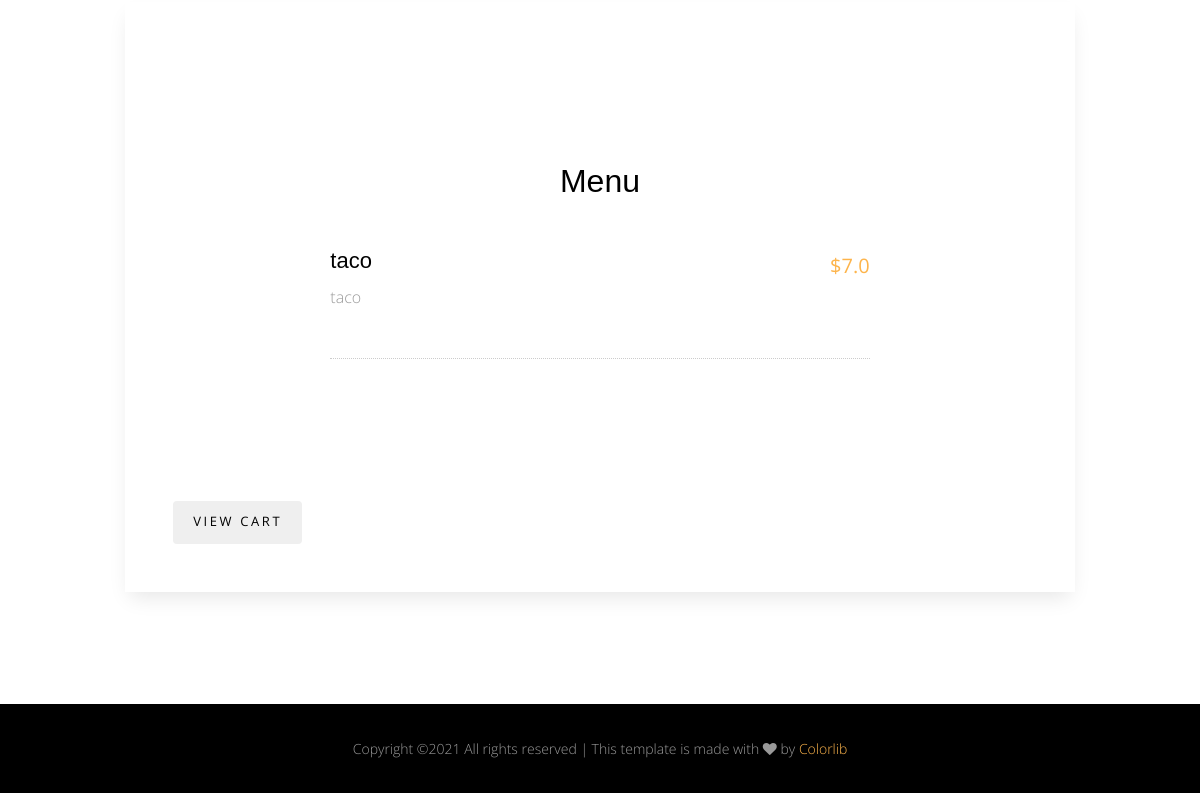
The app's page /website/restaurant/user/9/ (lower part), older data.
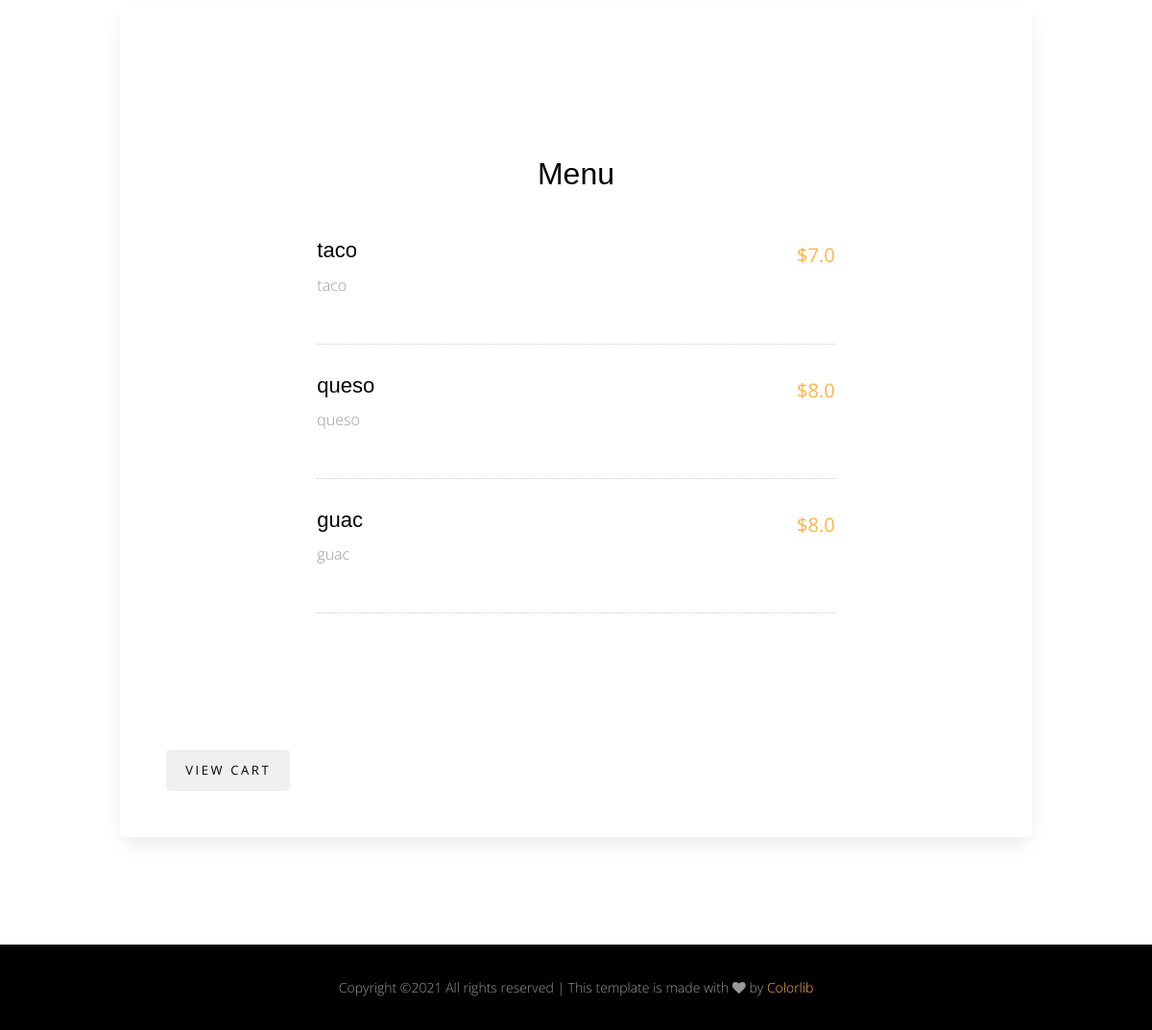
The same page, newer data.
### website/models.py (models this page shows, shortened)
class MenuItem(models.Model):
    restaurant = models.ForeignKey(Restaurant, on_delete=models.CASCADE)
    menu_item_name = models.CharField(max_length=200)
    menu_item_description = models.CharField(max_length=200)
    menu_item_price = models.FloatField(default=0)

### website/views.py (the view)
# urls.py: path('restaurant/user/<int:restaurant_id>/', views.restaurant_user_side, name='restaurant_user_side'),
def restaurant_user_side(request, restaurant_id):
    restaurant = get_object_or_404(Restaurant, pk=restaurant_id)
    menu_list = MenuItem.objects.filter(restaurant__pk = restaurant_id)
    context = {'restaurant' : restaurant, 'menu_list' : menu_list, 'restaurant_id' : restaurant_id}
    return render(request, 'website/restaurant-user-side.html', context)

### website/templates/website/restaurant-user-side.html (shortened to what this page needs)
{% extends 'base.html' %}
{% load static %}
{% block body %}
      <div class="main-wrap">
        <div class="section" data-aos="fade-up">
          <div class="container">
            <div class="row justify-content-center">
              <div class="col-md-10 p-5 form-wrap">
                <div class="section">
                  <div class="container">
                    <div class="row justify-content-center">
                      <div class="col-md-8" data-aos="fade-up">
                        <h2 class="mb-5 text-center">Menu</h2>
                        {% if menu_list %}
                          {% for menu_item in menu_list %}
                            <div class="d-block d-md-flex menu-food-item">
                              <div class="text order-1 mb-3">
                                <h3><a href="/website/restaurant/menu_list/{{ menu_item.id }}/">{{ menu_item.menu_item_name}}</a></h3>
                                <p>{{ menu_item.menu_item_description}}</p>
                              </div>
                              <div class="price order-2">
                                <strong>${{ menu_item.menu_item_price }}</strong>
                              </div>
                            </div>
                          {% endfor %}
                        {% else %}
                          <p>No menu items are available.</p>
                      {% endif %}
                      </div>
                    </div>
                  </div>
                </div>
                <button class="btn" onclick="location.href = '/website/order_summary/';">View Cart</button>
              </div>
            </div>
          </div>
        </div>
              </div>
            </div>
{% endblock body %}

Row changes from the older to the newer data that the page shows:
added MenuItem: menu_item_name "queso", menu_item_description "queso", menu_item_price "8.0"
added MenuItem: menu_item_name "guac", menu_item_description "guac", menu_item_price "8.0"
